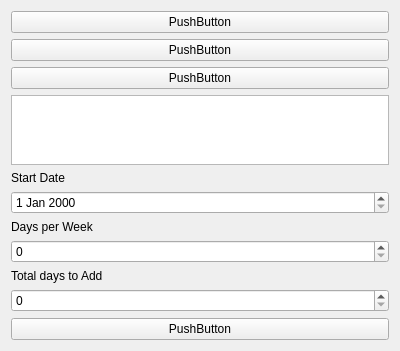
<?xml version="1.0" encoding="UTF-8"?>
<ui version="4.0">
 <class>WorkoutListing</class>
 <widget class="QWidget" name="WorkoutListing">
  <property name="windowModality">
   <enum>Qt::ApplicationModal</enum>
  </property>
  <property name="geometry">
   <rect>
    <x>0</x>
    <y>0</y>
    <width>400</width>
    <height>347</height>
   </rect>
  </property>
  <property name="windowTitle">
   <string>Form</string>
  </property>
  <layout class="QVBoxLayout" name="verticalLayout_2">
   <item>
    <widget class="QPushButton" name="pushButton">
     <property name="text">
      <string>PushButton</string>
     </property>
    </widget>
   </item>
   <item>
    <widget class="QPushButton" name="pushButton_2">
     <property name="text">
      <string>PushButton</string>
     </property>
    </widget>
   </item>
   <item>
    <widget class="QPushButton" name="pushButton_3">
     <property name="text">
      <string>PushButton</string>
     </property>
    </widget>
   </item>
   <item>
    <widget class="QPlainTextEdit" name="plainTextEdit"/>
   </item>
   <item>
    <widget class="QLabel" name="label_3">
     <property name="text">
      <string>Start Date</string>
     </property>
    </widget>
   </item>
   <item>
    <widget class="QDateEdit" name="dateEdit"/>
   </item>
   <item>
    <widget class="QLabel" name="label">
     <property name="text">
      <string>Days per Week</string>
     </property>
    </widget>
   </item>
   <item>
    <widget class="QSpinBox" name="spinBox"/>
   </item>
   <item>
    <widget class="QLabel" name="label_2">
     <property name="text">
      <string>Total days to Add</string>
     </property>
    </widget>
   </item>
   <item>
    <widget class="QSpinBox" name="spinBox_2"/>
   </item>
   <item>
    <widget class="QPushButton" name="pushButton_4">
     <property name="text">
      <string>PushButton</string>
     </property>
    </widget>
   </item>
  </layout>
 </widget>
 <resources/>
 <connections/>
</ui>
